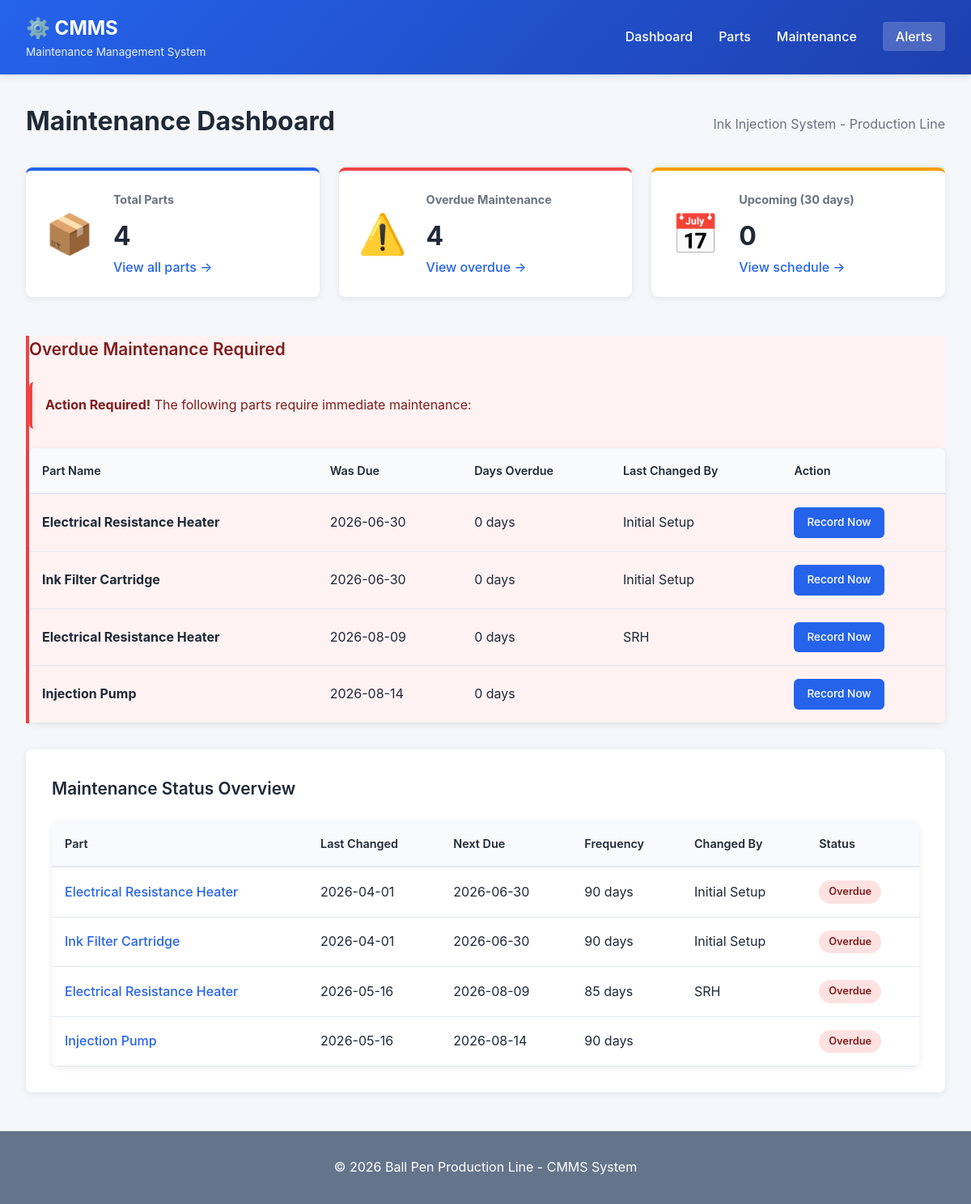
Before: / with the older database file.
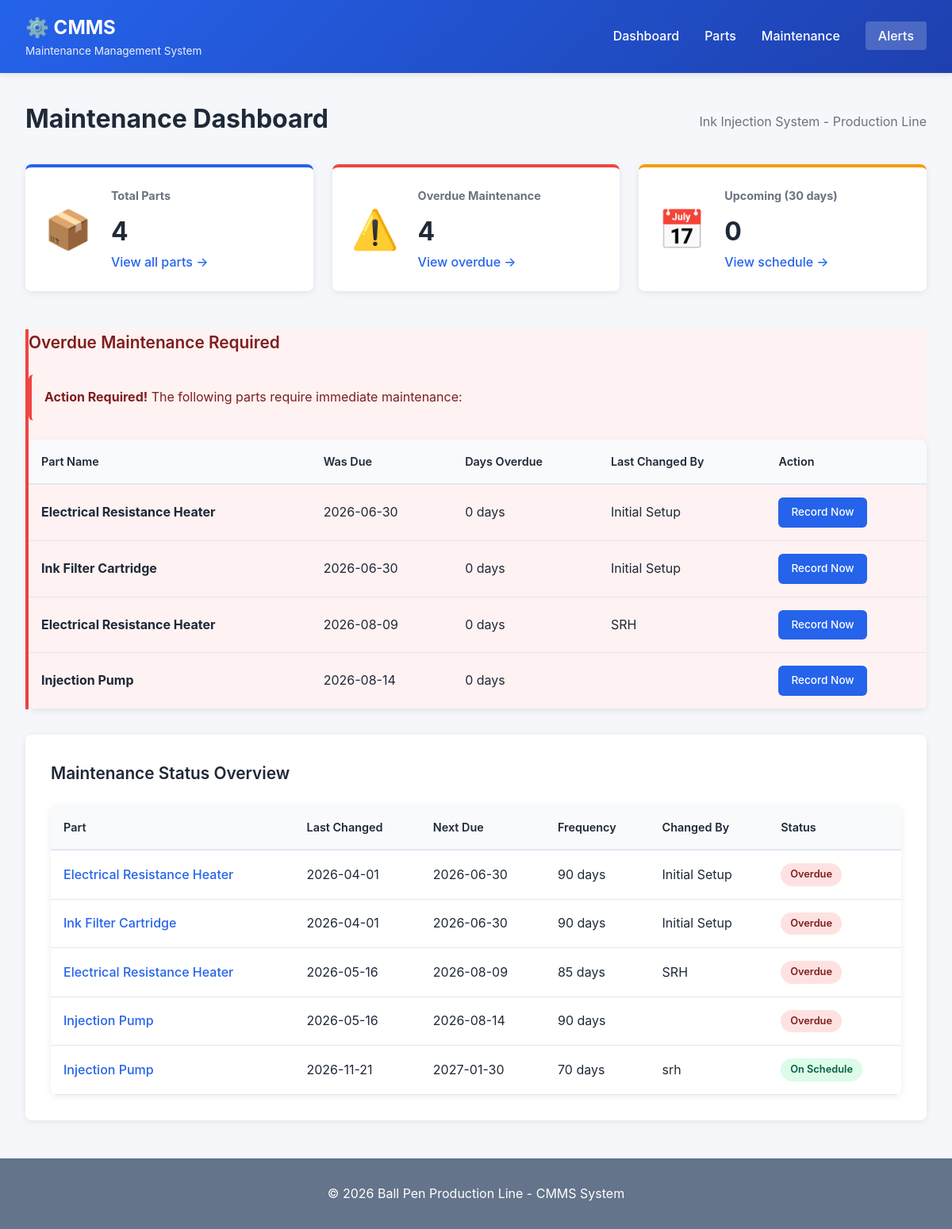
After: the same page with the newer database file.
### tables this page shows
CREATE TABLE maintenance_records (
                id INTEGER PRIMARY KEY AUTOINCREMENT,
                part_id INTEGER NOT NULL,
                last_changed TIMESTAMP,
                next_scheduled_change TIMESTAMP,
                change_frequency_days INTEGER,
                performed_by TEXT,
                notes TEXT,
                created_at TIMESTAMP DEFAULT CURRENT_TIMESTAMP,
                updated_at TIMESTAMP DEFAULT CURRENT_TIMESTAMP,
                FOREIGN KEY (part_id) REFERENCES parts (id)
            );

CREATE TABLE parts (
                id INTEGER PRIMARY KEY AUTOINCREMENT,
                name TEXT NOT NULL UNIQUE,
                description TEXT,
                location TEXT,
                part_number TEXT,
                created_at TIMESTAMP DEFAULT CURRENT_TIMESTAMP
            );

### cmms_app.py (the view)
@app.route('/')
def index():
    db = get_db()
    parts = db.get_all_parts()
    overdue = db.get_overdue_maintenance()
    upcoming = db.get_upcoming_maintenance(30)
    all_records = db.get_all_maintenance_records()
    now = datetime.now()
    now_iso = now.isoformat()
    future_7 = (now + timedelta(days=7)).isoformat()
    dashboard_data = {
        'total_parts': len(parts),
        'overdue_count': len(overdue),
        'upcoming_count': len(upcoming),
        'overdue': overdue,
        'upcoming': upcoming,
        'all_records': all_records,
        'now_iso': now_iso,
        'future_7': future_7,
        'now': now
    }
    return render_template('dashboard.html', data=dashboard_data)

### cmms_app.py (called while the page is built)
def get_db():
    db = getattr(g, '_database', None)
    if db is None:
        db = g._database = CMmsDatabase()
    return db

### cmms_database.py (called while the page is built)
    def init_db(self):
        self.conn = sqlite3.connect(self.db_path)
        self.conn.row_factory = sqlite3.Row
        self.cursor = self.conn.cursor()
        self.create_tables()

    def close(self):
        if self.conn:
            self.conn.close()

    def get_all_parts(self):
        self.cursor.execute('SELECT * FROM parts ORDER BY name')
        return self.cursor.fetchall()

    def get_all_maintenance_records(self):
        self.cursor.execute('''
            SELECT mr.*, p.name FROM maintenance_records mr
            JOIN parts p ON mr.part_id = p.id
            ORDER BY mr.next_scheduled_change
        ''')
        return self.cursor.fetchall()

    def get_overdue_maintenance(self):
        today = datetime.now().isoformat()
        self.cursor.execute('''
            SELECT mr.*, p.name FROM maintenance_records mr
            JOIN parts p ON mr.part_id = p.id
            WHERE mr.next_scheduled_change < ?
            ORDER BY mr.next_scheduled_change
        ''', (today,))
        return self.cursor.fetchall()

### templates/dashboard.html (shortened to what this page needs)
{% extends "base.html" %}
{% block content %}
<div class="page-header">
    <h2>Maintenance Dashboard</h2>
    <p class="subtitle">Ink Injection System - Production Line</p>
</div>
<div class="dashboard-grid">
    <div class="dashboard-card card-primary">
        <div class="card-icon">📦</div>
        <div class="card-content">
            <h3>Total Parts</h3>
            <p class="card-value">{{ data.total_parts }}</p>
            <a href="{{ url_for('parts') }}" class="btn-link">View all parts →</a>
        </div>
    </div>
    <div class="dashboard-card card-danger">
        <div class="card-icon">⚠️</div>
        <div class="card-content">
            <h3>Overdue Maintenance</h3>
            <p class="card-value">{{ data.overdue_count }}</p>
            <a href="{{ url_for('alerts') }}" class="btn-link">View overdue →</a>
        </div>
    </div>
    <div class="dashboard-card card-warning">
        <div class="card-icon">📅</div>
        <div class="card-content">
            <h3>Upcoming (30 days)</h3>
            <p class="card-value">{{ data.upcoming_count }}</p>
            <a href="{{ url_for('alerts') }}" class="btn-link">View schedule →</a>
        </div>
    </div>
</div>
{% if data.overdue %}
<div class="alert-section">
    <h3 class="section-title alert-title">Overdue Maintenance Required</h3>
    <div class="alert alert-danger">
        <strong>Action Required!</strong> The following parts require immediate maintenance:
    </div>
    <table class="data-table">
        <thead>
            <tr>
                <th>Part Name</th>
                <th>Was Due</th>
                <th>Days Overdue</th>
                <th>Last Changed By</th>
                <th>Action</th>
            </tr>
        </thead>
        <tbody>
            {% for record in data.overdue %}
            <tr class="row-overdue">
                <td><strong>{{ record.name }}</strong></td>
                <td>{{ record.next_scheduled_change[:10] }}</td>
                <td class="text-danger">
                    {{ ((now | default(None, true)) if now else 0) }} days
                </td>
                <td>{{ record.performed_by }}</td>
                <td>
                    <a href="{{ url_for('record_maintenance', part_id=record.part_id) }}" class="btn btn-sm btn-primary">Record Now</a>
                </td>
            </tr>
            {% endfor %}
        </tbody>
    </table>
</div>
{% endif %}
<div class="section">
    <h3 class="section-title">Maintenance Status Overview</h3>
    <table class="data-table">
        <thead>
            <tr>
                <th>Part</th>
                <th>Last Changed</th>
                <th>Next Due</th>
                <th>Frequency</th>
                <th>Changed By</th>
                <th>Status</th>
            </tr>
        </thead>
        <tbody>
            {% for record in data.all_records %}
            <tr>
                <td>
                    <a href="{{ url_for('view_part', part_id=record.part_id) }}" class="link">
                        {{ record.name }}
                    </a>
                </td>
                <td>{{ record.last_changed[:10] if record.last_changed else 'N/A' }}</td>
                <td>{{ record.next_scheduled_change[:10] if record.next_scheduled_change else 'N/A' }}</td>
                <td>{{ record.change_frequency_days }} days</td>
                <td>{{ record.performed_by }}</td>
                <td>
                    {% set next_date = record.next_scheduled_change %}
                    {% if next_date and next_date[:10] < data.now_iso[:10] %}
                        <span class="badge badge-danger">Overdue</span>
                    {% elif next_date and next_date[:10] <= data.future_7[:10] %}
                        <span class="badge badge-warning">Due Soon</span>
                    {% else %}
                        <span class="badge badge-success">On Schedule</span>
                    {% endif %}
                </td>
            </tr>
            {% endfor %}
        </tbody>
    </table>
</div>
{% endblock %}

Changed rows visible on the page:
added maintenance_records: name "Injection Pump", last_changed "2026-11-21", next_scheduled_change "2027-01-30", change_frequency_days "70", performed_by "srh", shows "On Schedule", shown under "Maintenance Status Overview"
